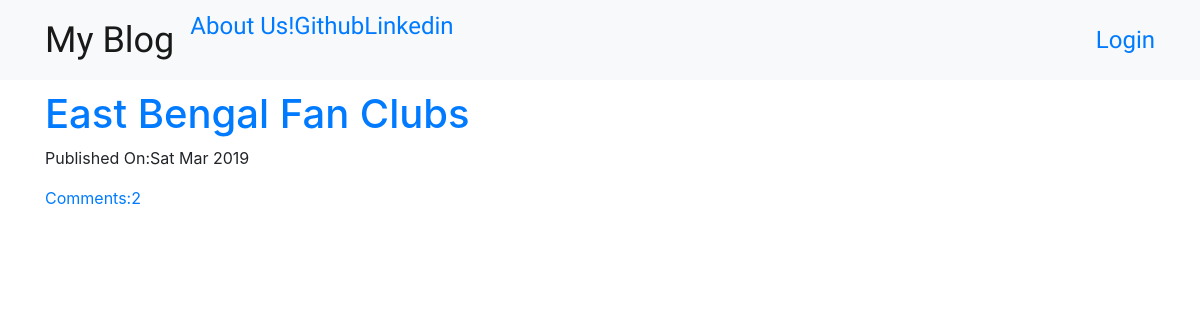
The page / on the database its author committed.
### blog/models.py (models this page shows, shortened)
class Post(models.Model):
    author = models.ForeignKey('auth.User',on_delete=models.CASCADE)
    title = models.CharField(max_length=264)
    text = models.TextField()
    created_date = models.DateTimeField(default=timezone.now)
    published_date = models.DateTimeField(blank=True,null=True)
    def approve_comments(self):
        return self.comments.filter(approved_comment=True)

### blog/views.py (the view)
# urls.py: url(r'^$',views.PostListView.as_view(),name='post_list'),
class PostListView(ListView):
    model = Post
    def get_queryset(self):
        return Post.objects.filter(published_date__lte=timezone.now()).order_by('-published_date')

### blog/templates/blog/post_list.html
{% extends 'blog/base.html' %}
{% block content %}
<div class="centerstage">
  {% for post in post_list %}
    <div class="post">
      <h1><a href="{% url 'post_detail' pk=post.pk %}">{{ post.title }}</a></h1>
      <div class="date">
        <p>Published On:{{ post.published_date|date:"D M Y" }}</p>
      </div>
      <a href="{% url 'post_detail' pk=post.pk %}">Comments:{{ post.approve_comments.count }}</a>
    </div>
  {% endfor %}
</div>
{% endblock %}

### blog/static/css/blog.css (style rules this page uses)
.centerstage { margin-left: auto; margin-right: auto; }

### rows shown on the page
Post: title "East Bengal Fan Clubs", published_date "Sat Mar 2019", approve_comments.count "2"
